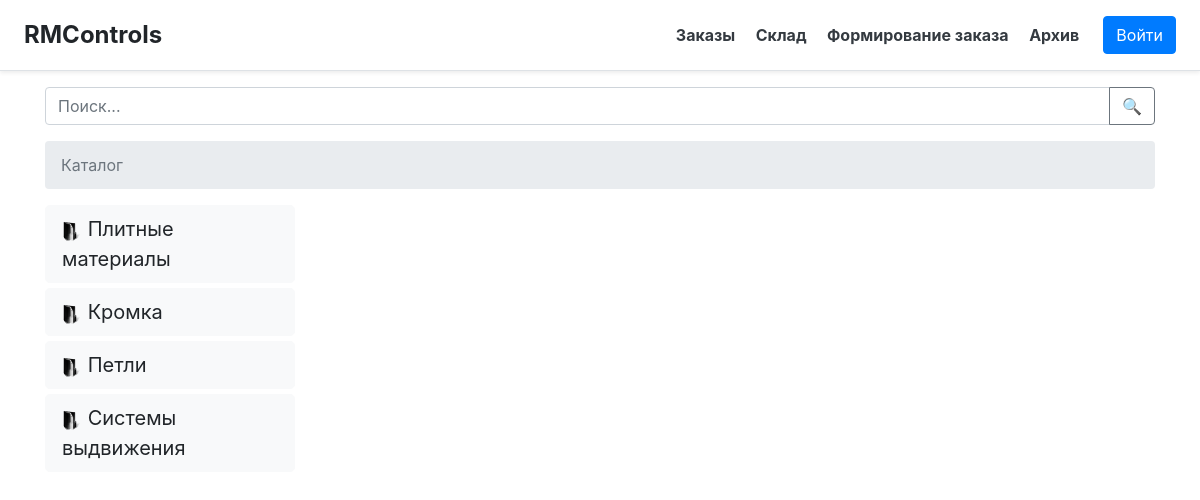
The page /catalog/0 on the database its author committed.
### main/models.py (models this page shows, shortened)
class Folder(models.Model):
    title = models.CharField("Имя", max_length=20)
    parent = models.ForeignKey('self', models.CASCADE, null=True, blank=True)
    class Meta:
        verbose_name = "Папка"
        verbose_name_plural = "Папки"
        db_table = "folders"

### main/views.py (the view)
# urls.py: path('catalog/<int:oid>', views.catalog),
def catalog(request, oid):
    path = get_path(oid)
    root = Folder.objects.get(id=oid)
    return render(request, 'main/catalog.html',
                  dict(title=f'Каталог{": " + root.title if root.id else ""}', root=root, path=path,
                       user_type='admin' if request.user.is_superuser else 'user' if request.user.is_authenticated else 'guest'))

### main/views.py (called while the page is built)
def get_path(oid):
    root = Folder.objects.get(id=oid)
    path = []
    current = root
    while current.parent:
        path.append((current.title, current.id,))
        current = current.parent
    path.append((current.title, current.id,))
    return path[::-1]

### templates/main/catalog.html (shortened to what this page needs)
{% extends 'main/base.html' %}
{% block content %}
    {% load static %}
    <div class="container">
        <div class="input-group mb-3">
            <input type="text" class="form-control" placeholder="Поиск..." aria-label="Поиск..." id="search">
            <div class="input-group-append">
                <button class="btn btn-outline-secondary" type="button" onclick="search()">&#128269</button>
            </div>
        </div>
        <nav aria-label="breadcrumb">
            <ol class="breadcrumb">
                {% for f in path %}
                    {% if forloop.last %}
                        <li class="breadcrumb-item active" aria-current="page">{{ f.0 }}</li>
                    {% else %}
                        <li class="breadcrumb-item"><a href="/catalog/{{ f.1 }}">{{ f.0 }}</a></li>
                    {% endif %}
                {% endfor %}
            </ol>
        </nav>
        <div class="row">
            <div class="col-md-auto" id="btns">
                {% for folder in root.folder_set.all %}
                    <button {% if user.is_superuser %}oncontextmenu="actions({{ folder.id }}, '{{ folder.title }}', 'folder', 'btn{{ forloop.counter0 }}'); return false"{% endif %}
                            style="width: 250px; margin-bottom: 5px; text-align: left" id="btn{{ forloop.counter0 }}"
                            onclick="expand({{ forloop.counter0 }})" class="btn btn-light btn-lg">
                        <img src="{% static 'img/folder.png' %}" width="20" height="20"/>
                        {{ folder.title }}</button> <br>
                {% endfor %}
            </div>
            <div class="col-md-auto">
            </div>
            <div class="col-md-auto" id="additional"></div>
        </div>
    </div>
{% endblock %}

### rows shown on the page
Folder: title "Каталог"
Folder: title "Плитные материалы"
Folder: title "Кромка"
Folder: title "Петли"
Folder: title "Системы выдвижения"
